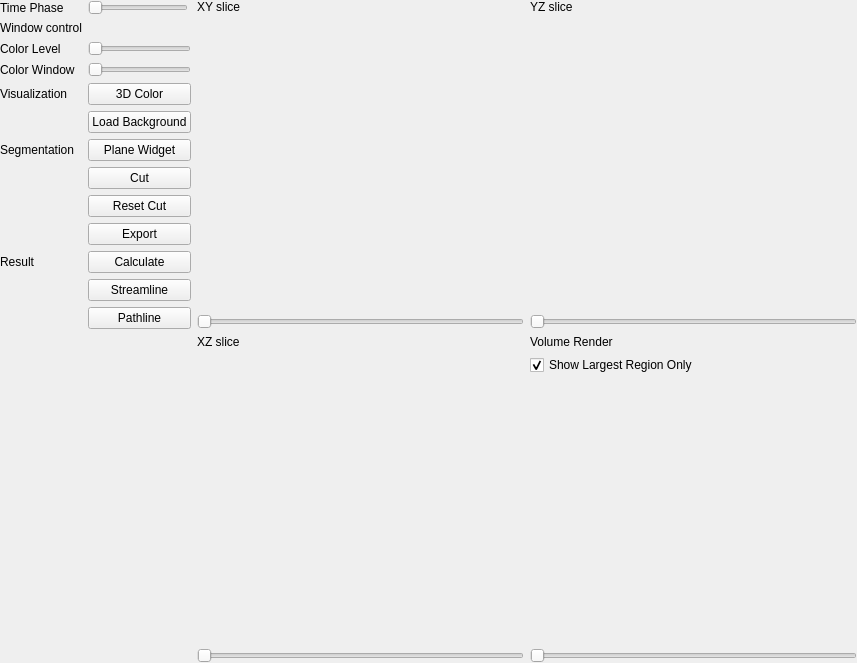
<?xml version="1.0" encoding="UTF-8"?>
<ui version="4.0">
 <class>Widget_2DSliceView</class>
 <widget class="QWidget" name="Widget_2DSliceView">
  <property name="geometry">
   <rect>
    <x>0</x>
    <y>0</y>
    <width>857</width>
    <height>663</height>
   </rect>
  </property>
  <property name="windowTitle">
   <string>2D Slice View</string>
  </property>
  <layout class="QHBoxLayout" name="horizontalLayout" stretch="0,0">
   <property name="sizeConstraint">
    <enum>QLayout::SetDefaultConstraint</enum>
   </property>
   <property name="leftMargin">
    <number>0</number>
   </property>
   <property name="topMargin">
    <number>0</number>
   </property>
   <property name="rightMargin">
    <number>0</number>
   </property>
   <property name="bottomMargin">
    <number>0</number>
   </property>
   <item>
    <layout class="QGridLayout" name="gridLayout_LeftPane">
     <item row="4" column="0">
      <widget class="QLabel" name="label">
       <property name="text">
        <string>Visualization</string>
       </property>
      </widget>
     </item>
     <item row="3" column="1">
      <widget class="QSlider" name="sliderColorWindow">
       <property name="sizePolicy">
        <sizepolicy hsizetype="Minimum" vsizetype="Fixed">
         <horstretch>0</horstretch>
         <verstretch>0</verstretch>
        </sizepolicy>
       </property>
       <property name="minimumSize">
        <size>
         <width>100</width>
         <height>0</height>
        </size>
       </property>
       <property name="orientation">
        <enum>Qt::Horizontal</enum>
       </property>
      </widget>
     </item>
     <item row="0" column="0">
      <widget class="QLabel" name="label_2">
       <property name="text">
        <string>Time Phase</string>
       </property>
      </widget>
     </item>
     <item row="6" column="1">
      <widget class="QPushButton" name="btnPlaneWidget">
       <property name="text">
        <string>Plane Widget</string>
       </property>
      </widget>
     </item>
     <item row="6" column="0">
      <widget class="QLabel" name="label_4">
       <property name="text">
        <string>Segmentation</string>
       </property>
      </widget>
     </item>
     <item row="10" column="1">
      <widget class="QPushButton" name="btnCalculate">
       <property name="text">
        <string>Calculate</string>
       </property>
      </widget>
     </item>
     <item row="13" column="0">
      <spacer name="verticalSpacer">
       <property name="orientation">
        <enum>Qt::Vertical</enum>
       </property>
       <property name="sizeHint" stdset="0">
        <size>
         <width>20</width>
         <height>40</height>
        </size>
       </property>
      </spacer>
     </item>
     <item row="1" column="0">
      <widget class="QLabel" name="label_5">
       <property name="text">
        <string>Window control</string>
       </property>
      </widget>
     </item>
     <item row="8" column="1">
      <widget class="QPushButton" name="btnCutReset">
       <property name="text">
        <string>Reset Cut</string>
       </property>
      </widget>
     </item>
     <item row="3" column="0">
      <widget class="QLabel" name="label_7">
       <property name="text">
        <string>Color Window</string>
       </property>
      </widget>
     </item>
     <item row="5" column="1">
      <widget class="QPushButton" name="btnLoadBackground">
       <property name="text">
        <string>Load Background</string>
       </property>
      </widget>
     </item>
     <item row="10" column="0">
      <widget class="QLabel" name="label_3">
       <property name="text">
        <string>Result</string>
       </property>
      </widget>
     </item>
     <item row="0" column="1">
      <widget class="QSlider" name="sliderTimePhase">
       <property name="sizePolicy">
        <sizepolicy hsizetype="Fixed" vsizetype="Fixed">
         <horstretch>0</horstretch>
         <verstretch>0</verstretch>
        </sizepolicy>
       </property>
       <property name="minimumSize">
        <size>
         <width>100</width>
         <height>0</height>
        </size>
       </property>
       <property name="orientation">
        <enum>Qt::Horizontal</enum>
       </property>
      </widget>
     </item>
     <item row="4" column="1">
      <widget class="QPushButton" name="btnSetColor3D">
       <property name="text">
        <string>3D Color</string>
       </property>
      </widget>
     </item>
     <item row="9" column="1">
      <widget class="QPushButton" name="btnExportSegmentation">
       <property name="text">
        <string>Export</string>
       </property>
      </widget>
     </item>
     <item row="7" column="1">
      <widget class="QPushButton" name="btnCut">
       <property name="text">
        <string>Cut</string>
       </property>
      </widget>
     </item>
     <item row="2" column="1">
      <widget class="QSlider" name="sliderColorLevel">
       <property name="sizePolicy">
        <sizepolicy hsizetype="Minimum" vsizetype="Fixed">
         <horstretch>0</horstretch>
         <verstretch>0</verstretch>
        </sizepolicy>
       </property>
       <property name="minimumSize">
        <size>
         <width>100</width>
         <height>0</height>
        </size>
       </property>
       <property name="orientation">
        <enum>Qt::Horizontal</enum>
       </property>
      </widget>
     </item>
     <item row="2" column="0">
      <widget class="QLabel" name="label_6">
       <property name="text">
        <string>Color Level</string>
       </property>
      </widget>
     </item>
     <item row="11" column="1">
      <widget class="QPushButton" name="btnStreamline">
       <property name="text">
        <string>Streamline</string>
       </property>
      </widget>
     </item>
     <item row="12" column="1">
      <widget class="QPushButton" name="btnPathline">
       <property name="text">
        <string>Pathline</string>
       </property>
      </widget>
     </item>
    </layout>
   </item>
   <item>
    <layout class="QGridLayout" name="gridLayout_RightPane">
     <item row="0" column="0">
      <layout class="QVBoxLayout" name="verticalLayoutPane1">
       <item>
        <widget class="QLabel" name="labelTitlePane1">
         <property name="sizePolicy">
          <sizepolicy hsizetype="Preferred" vsizetype="Preferred">
           <horstretch>0</horstretch>
           <verstretch>0</verstretch>
          </sizepolicy>
         </property>
         <property name="minimumSize">
          <size>
           <width>0</width>
           <height>0</height>
          </size>
         </property>
         <property name="text">
          <string>XY slice</string>
         </property>
        </widget>
       </item>
       <item>
        <widget class="QVTKRenderWindowInteractor" name="vtkWidgetPane1" native="true">
         <property name="sizePolicy">
          <sizepolicy hsizetype="Preferred" vsizetype="MinimumExpanding">
           <horstretch>0</horstretch>
           <verstretch>0</verstretch>
          </sizepolicy>
         </property>
         <property name="minimumSize">
          <size>
           <width>100</width>
           <height>100</height>
          </size>
         </property>
        </widget>
       </item>
       <item>
        <widget class="QSlider" name="sliderPane1">
         <property name="orientation">
          <enum>Qt::Horizontal</enum>
         </property>
        </widget>
       </item>
      </layout>
     </item>
     <item row="0" column="2">
      <layout class="QVBoxLayout" name="verticalLayoutPane2">
       <item>
        <widget class="QLabel" name="labelTitlePane2">
         <property name="text">
          <string>YZ slice</string>
         </property>
        </widget>
       </item>
       <item>
        <widget class="QVTKRenderWindowInteractor" name="vtkWidgetPane2" native="true">
         <property name="sizePolicy">
          <sizepolicy hsizetype="Preferred" vsizetype="MinimumExpanding">
           <horstretch>0</horstretch>
           <verstretch>0</verstretch>
          </sizepolicy>
         </property>
         <property name="minimumSize">
          <size>
           <width>100</width>
           <height>100</height>
          </size>
         </property>
        </widget>
       </item>
       <item>
        <widget class="QSlider" name="sliderPane2">
         <property name="orientation">
          <enum>Qt::Horizontal</enum>
         </property>
        </widget>
       </item>
      </layout>
     </item>
     <item row="2" column="2">
      <layout class="QVBoxLayout" name="verticalLayoutPane4">
       <property name="spacing">
        <number>0</number>
       </property>
       <item>
        <layout class="QVBoxLayout" name="verticalLayout">
         <property name="spacing">
          <number>6</number>
         </property>
         <item>
          <widget class="QLabel" name="labelTitlePane4">
           <property name="text">
            <string>Volume Render</string>
           </property>
          </widget>
         </item>
         <item>
          <widget class="QCheckBox" name="checkShowLargest">
           <property name="text">
            <string>Show Largest Region Only</string>
           </property>
           <property name="checked">
            <bool>true</bool>
           </property>
          </widget>
         </item>
        </layout>
       </item>
       <item>
        <widget class="QVTKRenderWindowInteractor" name="vtkWidgetPane4" native="true">
         <property name="sizePolicy">
          <sizepolicy hsizetype="Preferred" vsizetype="MinimumExpanding">
           <horstretch>0</horstretch>
           <verstretch>0</verstretch>
          </sizepolicy>
         </property>
         <property name="minimumSize">
          <size>
           <width>100</width>
           <height>100</height>
          </size>
         </property>
        </widget>
       </item>
       <item>
        <widget class="QSlider" name="sliderPane4">
         <property name="orientation">
          <enum>Qt::Horizontal</enum>
         </property>
        </widget>
       </item>
      </layout>
     </item>
     <item row="2" column="0">
      <layout class="QVBoxLayout" name="verticalLayoutPane3">
       <item>
        <widget class="QLabel" name="labelTitlePane3">
         <property name="text">
          <string>XZ slice</string>
         </property>
        </widget>
       </item>
       <item>
        <widget class="QVTKRenderWindowInteractor" name="vtkWidgetPane3" native="true">
         <property name="sizePolicy">
          <sizepolicy hsizetype="Preferred" vsizetype="MinimumExpanding">
           <horstretch>0</horstretch>
           <verstretch>0</verstretch>
          </sizepolicy>
         </property>
         <property name="minimumSize">
          <size>
           <width>100</width>
           <height>100</height>
          </size>
         </property>
        </widget>
       </item>
       <item>
        <widget class="QSlider" name="sliderPane3">
         <property name="orientation">
          <enum>Qt::Horizontal</enum>
         </property>
        </widget>
       </item>
      </layout>
     </item>
    </layout>
   </item>
  </layout>
 </widget>
 <customwidgets>
  <customwidget>
   <class>QVTKRenderWindowInteractor</class>
   <extends>QWidget</extends>
   <header location="global">vtk.qt.QVTKRenderWindowInteractor.h</header>
   <container>1</container>
  </customwidget>
 </customwidgets>
 <resources/>
 <connections/>
</ui>
